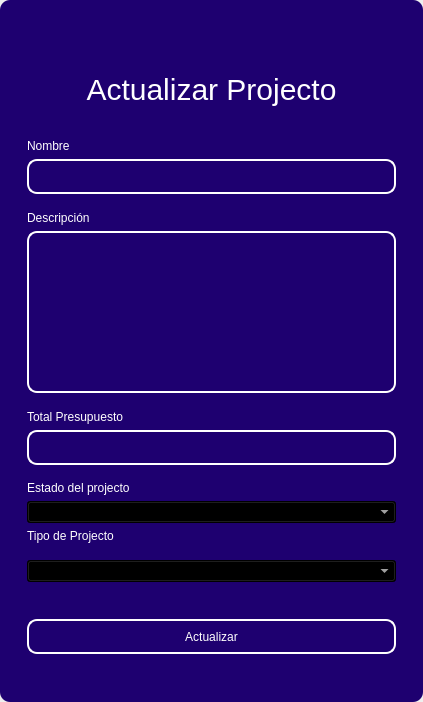
<?xml version="1.0" encoding="UTF-8"?>
<ui version="4.0">
 <class>MainWindow</class>
 <widget class="QMainWindow" name="MainWindow">
  <property name="geometry">
   <rect>
    <x>0</x>
    <y>0</y>
    <width>423</width>
    <height>702</height>
   </rect>
  </property>
  <property name="windowTitle">
   <string>MainWindow</string>
  </property>
  <property name="styleSheet">
   <string notr="true"/>
  </property>
  <widget class="QWidget" name="centralwidget">
   <property name="styleSheet">
    <string notr="true"/>
   </property>
   <layout class="QVBoxLayout" name="verticalLayout">
    <property name="spacing">
     <number>0</number>
    </property>
    <property name="leftMargin">
     <number>0</number>
    </property>
    <property name="topMargin">
     <number>0</number>
    </property>
    <property name="rightMargin">
     <number>0</number>
    </property>
    <property name="bottomMargin">
     <number>0</number>
    </property>
    <item>
     <widget class="QFrame" name="frame">
      <property name="enabled">
       <bool>true</bool>
      </property>
      <property name="styleSheet">
       <string notr="true">QFrame {
	border-radius:10px;
	background-color:#1E0070;
 }
</string>
      </property>
      <property name="frameShape">
       <enum>QFrame::StyledPanel</enum>
      </property>
      <property name="frameShadow">
       <enum>QFrame::Raised</enum>
      </property>
      <layout class="QVBoxLayout" name="verticalLayout_2">
       <item>
        <widget class="QFrame" name="frame_superior">
         <property name="minimumSize">
          <size>
           <width>0</width>
           <height>40</height>
          </size>
         </property>
         <property name="maximumSize">
          <size>
           <width>16777215</width>
           <height>40</height>
          </size>
         </property>
         <property name="styleSheet">
          <string notr="true">QPushButton{
border-radius:18px;
}

QPushButton:hover{
	background-color: rgb(0, 0, 0);
}
</string>
         </property>
         <property name="frameShape">
          <enum>QFrame::StyledPanel</enum>
         </property>
         <property name="frameShadow">
          <enum>QFrame::Raised</enum>
         </property>
         <layout class="QHBoxLayout" name="horizontalLayout_3">
          <property name="spacing">
           <number>4</number>
          </property>
          <property name="leftMargin">
           <number>0</number>
          </property>
          <property name="topMargin">
           <number>0</number>
          </property>
          <property name="rightMargin">
           <number>0</number>
          </property>
          <property name="bottomMargin">
           <number>0</number>
          </property>
          <item>
           <widget class="QPushButton" name="btn_icon">
            <property name="text">
             <string/>
            </property>
            <property name="iconSize">
             <size>
              <width>40</width>
              <height>40</height>
             </size>
            </property>
           </widget>
          </item>
          <item>
           <spacer name="horizontalSpacer_2">
            <property name="orientation">
             <enum>Qt::Horizontal</enum>
            </property>
            <property name="sizeHint" stdset="0">
             <size>
              <width>443</width>
              <height>20</height>
             </size>
            </property>
           </spacer>
          </item>
          <item>
           <widget class="QPushButton" name="bt_minimizar">
            <property name="minimumSize">
             <size>
              <width>38</width>
              <height>38</height>
             </size>
            </property>
            <property name="maximumSize">
             <size>
              <width>38</width>
              <height>38</height>
             </size>
            </property>
            <property name="cursor">
             <cursorShape>PointingHandCursor</cursorShape>
            </property>
            <property name="text">
             <string/>
            </property>
            <property name="icon">
             <iconset>
              <normaloff>image/minus.svg</normaloff>image/minus.svg</iconset>
            </property>
            <property name="iconSize">
             <size>
              <width>38</width>
              <height>38</height>
             </size>
            </property>
           </widget>
          </item>
          <item>
           <widget class="QPushButton" name="bt_maximizar">
            <property name="minimumSize">
             <size>
              <width>38</width>
              <height>38</height>
             </size>
            </property>
            <property name="maximumSize">
             <size>
              <width>38</width>
              <height>38</height>
             </size>
            </property>
            <property name="cursor">
             <cursorShape>PointingHandCursor</cursorShape>
            </property>
            <property name="text">
             <string/>
            </property>
            <property name="icon">
             <iconset>
              <normaloff>image/chevron-up.svg</normaloff>image/chevron-up.svg</iconset>
            </property>
            <property name="iconSize">
             <size>
              <width>38</width>
              <height>38</height>
             </size>
            </property>
           </widget>
          </item>
          <item>
           <widget class="QPushButton" name="bt_restaurar">
            <property name="minimumSize">
             <size>
              <width>38</width>
              <height>38</height>
             </size>
            </property>
            <property name="maximumSize">
             <size>
              <width>38</width>
              <height>38</height>
             </size>
            </property>
            <property name="cursor">
             <cursorShape>PointingHandCursor</cursorShape>
            </property>
            <property name="text">
             <string/>
            </property>
            <property name="icon">
             <iconset>
              <normaloff>image/chevron-down.svg</normaloff>image/chevron-down.svg</iconset>
            </property>
            <property name="iconSize">
             <size>
              <width>38</width>
              <height>38</height>
             </size>
            </property>
           </widget>
          </item>
          <item>
           <widget class="QPushButton" name="bt_cerrar">
            <property name="minimumSize">
             <size>
              <width>38</width>
              <height>38</height>
             </size>
            </property>
            <property name="maximumSize">
             <size>
              <width>38</width>
              <height>38</height>
             </size>
            </property>
            <property name="cursor">
             <cursorShape>PointingHandCursor</cursorShape>
            </property>
            <property name="text">
             <string/>
            </property>
            <property name="icon">
             <iconset>
              <normaloff>image/x.svg</normaloff>image/x.svg</iconset>
            </property>
            <property name="iconSize">
             <size>
              <width>38</width>
              <height>38</height>
             </size>
            </property>
           </widget>
          </item>
         </layout>
        </widget>
       </item>
       <item>
        <widget class="QFrame" name="frame_3">
         <property name="styleSheet">
          <string notr="true">QLabel {
	color: rgb(255, 255, 254);
	font: 12pt &quot;Arial&quot;;
	background-color: rgba(0, 0, 0,0);
}

QTextEdit{
background-color: rgba(0, 0, 0,0);
border-radius:10px; 
font: 12pt &quot;Arial&quot;;
color: rgb(255, 255, 254);
border: 2px solid  rgb(255, 255, 255);

}

QTextEdit:hover{
background-color: rgba(0, 0, 0,0);
border-radius:10px; 
font: 12pt &quot;Arial&quot;;
border: 2px solid  rgb(120, 0, 171);
}

QTextEdit:focus{
background-color: rgb(0, 0, 0);
border-radius:10px; 
font: 12pt &quot;Arial&quot;;
border: 2px solid rgb(120, 0, 171);
}

QLineEdit{
background-color: rgba(0, 0, 0,0);
border-radius:10px; 
font: 12pt &quot;Arial&quot;;
color: rgb(255, 255, 254);
border: 2px solid  rgb(255, 255, 255);

}

QLineEdit:hover{
background-color: rgba(0, 0, 0,0);
border-radius:10px; 
font: 12pt &quot;Arial&quot;;
border: 2px solid  rgb(120, 0, 171);
}

QLineEdit:focus{
background-color: rgb(0, 0, 0);
border-radius:10px; 
font: 12pt &quot;Arial&quot;;
border: 2px solid rgb(120, 0, 171);
}

QCheckBox{
	font: 12pt &quot;Arial&quot;;
	color: rgb(255, 255, 255);
}

QCheckBox::indicator {
    width: 18px;
    height:18px;
}

QCheckBox::indicator:unchecked {
   background-image: url(image/square.svg);
}

QCheckBox::indicator:checked {
   background-image: url(image/check-square.svg);
}

QPushButton{
border-radius:10px; 
font: 12pt &quot;Arial&quot;;
color: rgb(255, 255, 254);
border: 2px solid #ffffff;
}

QPushButton:hover{
border-radius:10px; 
font: 12pt &quot;Arial&quot;;
color: rgb(255, 255, 255);
border: 2px solid rgb(120, 0, 171);
	background-color: rgb(120, 0, 171);
}
</string>
         </property>
         <property name="frameShape">
          <enum>QFrame::StyledPanel</enum>
         </property>
         <property name="frameShadow">
          <enum>QFrame::Raised</enum>
         </property>
         <layout class="QHBoxLayout" name="horizontalLayout_4">
          <item>
           <layout class="QVBoxLayout" name="verticalLayout_4">
            <item>
             <widget class="QLabel" name="label_3">
              <property name="minimumSize">
               <size>
                <width>100</width>
                <height>50</height>
               </size>
              </property>
              <property name="styleSheet">
               <string notr="true">font-size: 30px;
color: rgb(255, 255, 255);</string>
              </property>
              <property name="text">
               <string>Actualizar Projecto</string>
              </property>
              <property name="alignment">
               <set>Qt::AlignCenter</set>
              </property>
             </widget>
            </item>
            <item>
             <widget class="QFrame" name="frame_4">
              <property name="maximumSize">
               <size>
                <width>400</width>
                <height>600</height>
               </size>
              </property>
              <property name="styleSheet">
               <string notr="true">QLabel {
	color: rgb(255, 255, 254);
	font: 12pt &quot;Arial&quot;;
	background-color: rgba(0, 0, 0,0);
}

QTextEdit{
background-color: rgba(0, 0, 0,0);
border-radius:10px; 
font: 12pt &quot;Arial&quot;;
color: rgb(255, 255, 254);
border: 2px solid  rgb(255, 255, 255);

}

QTextEdit:hover{
background-color: rgba(0, 0, 0,0);
border-radius:10px; 
font: 12pt &quot;Arial&quot;;
border: 2px solid  rgb(120, 0, 171);
}

QTextEdit:focus{
background-color: rgb(0, 0, 0);
border-radius:10px; 
font: 12pt &quot;Arial&quot;;
border: 2px solid rgb(120, 0, 171);
}

QLineEdit{
background-color: rgba(0, 0, 0,0);
border-radius:10px; 
font: 12pt &quot;Arial&quot;;
color: rgb(255, 255, 254);
border: 2px solid  rgb(255, 255, 255);

}

QLineEdit:hover{
background-color: rgba(0, 0, 0,0);
border-radius:10px; 
font: 12pt &quot;Arial&quot;;
border: 2px solid  rgb(120, 0, 171);
}

QLineEdit:focus{
background-color: rgb(0, 0, 0);
border-radius:10px; 
font: 12pt &quot;Arial&quot;;
border: 2px solid rgb(120, 0, 171);
}

QCheckBox{
	font: 12pt &quot;Arial&quot;;
	color: rgb(255, 255, 255);
}

QCheckBox::indicator {
    width: 18px;
    height:18px;
}

QCheckBox::indicator:unchecked {
   background-image: url(image/square.svg);
}

QCheckBox::indicator:checked {
   background-image: url(image/check-square.svg);
}

QPushButton{
border-radius:10px; 
font: 12pt &quot;Arial&quot;;
color: rgb(255, 255, 254);
border: 2px solid #ffffff;
}

QPushButton:hover{
border-radius:10px; 
font: 12pt &quot;Arial&quot;;
color: rgb(255, 255, 255);
border: 2px solid rgb(120, 0, 171);
	background-color: rgb(120, 0, 171);
}
</string>
              </property>
              <property name="frameShape">
               <enum>QFrame::StyledPanel</enum>
              </property>
              <property name="frameShadow">
               <enum>QFrame::Raised</enum>
              </property>
              <layout class="QVBoxLayout" name="verticalLayout_3">
               <item>
                <spacer name="verticalSpacer_3">
                 <property name="orientation">
                  <enum>Qt::Vertical</enum>
                 </property>
                 <property name="sizeHint" stdset="0">
                  <size>
                   <width>20</width>
                   <height>40</height>
                  </size>
                 </property>
                </spacer>
               </item>
               <item>
                <widget class="QLabel" name="label_4">
                 <property name="text">
                  <string>Nombre</string>
                 </property>
                </widget>
               </item>
               <item>
                <widget class="QLineEdit" name="nametxt">
                 <property name="minimumSize">
                  <size>
                   <width>0</width>
                   <height>35</height>
                  </size>
                 </property>
                </widget>
               </item>
               <item>
                <spacer name="verticalSpacer_4">
                 <property name="orientation">
                  <enum>Qt::Vertical</enum>
                 </property>
                 <property name="sizeHint" stdset="0">
                  <size>
                   <width>20</width>
                   <height>40</height>
                  </size>
                 </property>
                </spacer>
               </item>
               <item>
                <widget class="QLabel" name="label_7">
                 <property name="text">
                  <string>Descripción</string>
                 </property>
                </widget>
               </item>
               <item>
                <widget class="QTextEdit" name="descriptiontxt"/>
               </item>
               <item>
                <spacer name="verticalSpacer">
                 <property name="orientation">
                  <enum>Qt::Vertical</enum>
                 </property>
                 <property name="sizeHint" stdset="0">
                  <size>
                   <width>20</width>
                   <height>40</height>
                  </size>
                 </property>
                </spacer>
               </item>
               <item>
                <widget class="QLabel" name="label_5">
                 <property name="text">
                  <string>Total Presupuesto</string>
                 </property>
                </widget>
               </item>
               <item>
                <widget class="QLineEdit" name="budgettxt">
                 <property name="minimumSize">
                  <size>
                   <width>0</width>
                   <height>35</height>
                  </size>
                 </property>
                 <property name="maximumSize">
                  <size>
                   <width>16777215</width>
                   <height>16777215</height>
                  </size>
                 </property>
                 <property name="echoMode">
                  <enum>QLineEdit::Normal</enum>
                 </property>
                </widget>
               </item>
               <item>
                <spacer name="verticalSpacer_5">
                 <property name="orientation">
                  <enum>Qt::Vertical</enum>
                 </property>
                 <property name="sizeHint" stdset="0">
                  <size>
                   <width>20</width>
                   <height>40</height>
                  </size>
                 </property>
                </spacer>
               </item>
               <item>
                <widget class="QLabel" name="label_status">
                 <property name="text">
                  <string>Estado del projecto</string>
                 </property>
                </widget>
               </item>
               <item>
                <widget class="QComboBox" name="status_combobox">
                 <property name="styleSheet">
                  <string notr="true">color: rgb(255, 255, 255);
background-color: rgb(0, 0, 0);</string>
                 </property>
                </widget>
               </item>
               <item>
                <widget class="QLabel" name="label_type">
                 <property name="text">
                  <string>Tipo de Projecto</string>
                 </property>
                </widget>
               </item>
               <item>
                <spacer name="verticalSpacer_6">
                 <property name="orientation">
                  <enum>Qt::Vertical</enum>
                 </property>
                 <property name="sizeHint" stdset="0">
                  <size>
                   <width>20</width>
                   <height>40</height>
                  </size>
                 </property>
                </spacer>
               </item>
               <item>
                <widget class="QComboBox" name="type_combobox">
                 <property name="styleSheet">
                  <string notr="true">color: rgb(255, 255, 255);
background-color: rgb(0, 0, 0);</string>
                 </property>
                </widget>
               </item>
               <item>
                <spacer name="verticalSpacer_10">
                 <property name="orientation">
                  <enum>Qt::Vertical</enum>
                 </property>
                 <property name="sizeHint" stdset="0">
                  <size>
                   <width>20</width>
                   <height>40</height>
                  </size>
                 </property>
                </spacer>
               </item>
               <item>
                <spacer name="verticalSpacer_9">
                 <property name="orientation">
                  <enum>Qt::Vertical</enum>
                 </property>
                 <property name="sizeHint" stdset="0">
                  <size>
                   <width>20</width>
                   <height>50</height>
                  </size>
                 </property>
                </spacer>
               </item>
               <item>
                <widget class="QPushButton" name="btn_update">
                 <property name="minimumSize">
                  <size>
                   <width>0</width>
                   <height>35</height>
                  </size>
                 </property>
                 <property name="cursor">
                  <cursorShape>PointingHandCursor</cursorShape>
                 </property>
                 <property name="text">
                  <string>Actualizar</string>
                 </property>
                </widget>
               </item>
               <item>
                <spacer name="verticalSpacer_7">
                 <property name="orientation">
                  <enum>Qt::Vertical</enum>
                 </property>
                 <property name="sizeHint" stdset="0">
                  <size>
                   <width>20</width>
                   <height>40</height>
                  </size>
                 </property>
                </spacer>
               </item>
               <item>
                <spacer name="verticalSpacer_8">
                 <property name="orientation">
                  <enum>Qt::Vertical</enum>
                 </property>
                 <property name="sizeHint" stdset="0">
                  <size>
                   <width>20</width>
                   <height>40</height>
                  </size>
                 </property>
                </spacer>
               </item>
              </layout>
             </widget>
            </item>
           </layout>
          </item>
         </layout>
        </widget>
       </item>
      </layout>
     </widget>
    </item>
   </layout>
  </widget>
 </widget>
 <resources/>
 <connections/>
</ui>
